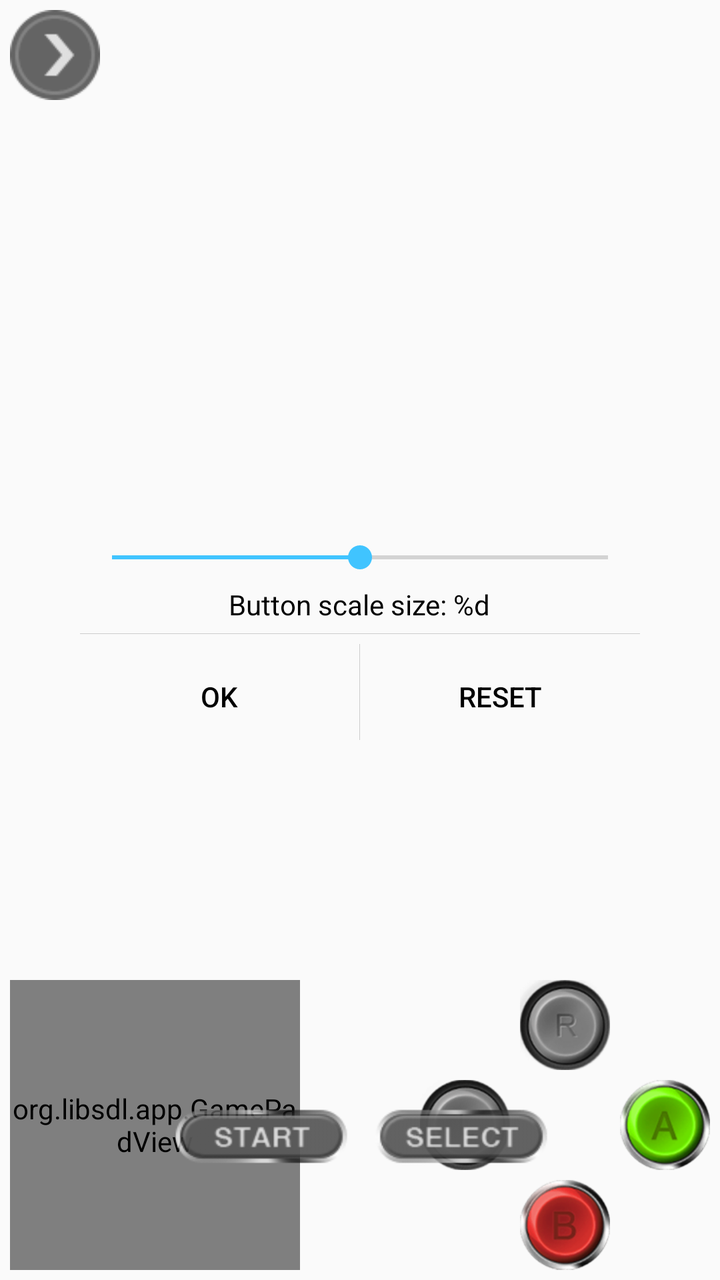
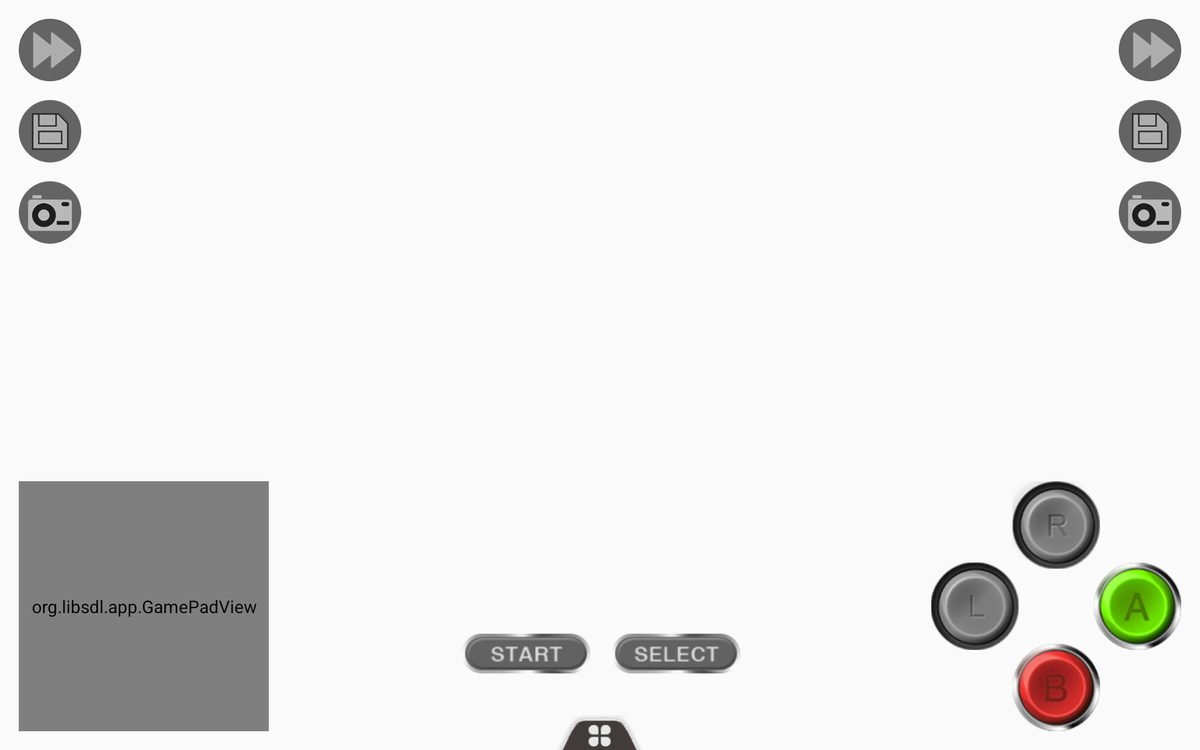

An Android layout and its configuration variant, each rendered on a device that would load it. The default file and the variant file are quoted in full after the pictures.
<!-- AndroidManifest.xml: application theme AppTheme -->
<!-- res/layout/gamepad_relative_layout.xml -->
<?xml version="1.0" encoding="utf-8"?>
<RelativeLayout xmlns:android="http://schemas.android.com/apk/res/android"
    android:layout_width="match_parent"
    android:layout_height="match_parent"
    android:keepScreenOn="true">
    <LinearLayout
        android:layout_marginLeft="5dp"
        android:layout_marginTop="5dp"
        android:layout_width="wrap_content"
        android:layout_height="wrap_content"
        android:orientation="vertical">
        <ToggleButton
            android:id="@+id/pad_layout_set_toggle_btn"
            android:layout_width="45dp"
            android:layout_height="45dp"
            android:background="@drawable/pad_layout_set_toggle_btn"
            android:checked="false"
            android:textOn=""
            android:textOff=""/>
        <LinearLayout
            android:id="@+id/pad_layout_set_ui"
            android:layout_width="wrap_content"
            android:layout_height="wrap_content"
            android:orientation="horizontal"
            android:visibility="gone"
            android:background="@drawable/mdialog_bg">
            <ToggleButton
                android:id="@+id/gamepad_togbtn_speed"
                android:layout_marginLeft="5dp"
                android:layout_width="50dp"
                android:layout_height="50dp"
                android:background="@mipmap/speed_normal"
                android:checked="false"
                android:textOn="@null"
                android:textOff="@null"/>
            <Button
                android:id="@+id/gamepad_btn_save"
                android:layout_marginLeft="5dp"
                android:layout_width="50dp"
                android:layout_height="50dp"
                android:background="@mipmap/save_state"/>
            <Button
                android:id="@+id/gamepad_btn_screenshot"
                android:layout_marginLeft="5dp"
                android:layout_width="50dp"
                android:layout_height="50dp"
                android:background="@mipmap/screenshot_normal"/>
            <Button
                android:id="@+id/gamepad_btn_read"
                android:layout_marginLeft="5dp"
                android:layout_width="50dp"
                android:layout_height="50dp"
                android:background="@mipmap/load_state"/>
            <Button
                android:id="@+id/gamepad_btn_orien"
                android:layout_marginLeft="5dp"
                android:layout_width="50dp"
                android:layout_height="50dp"
                android:background="@mipmap/change_ori"/>
            <Button
                android:layout_marginLeft="5dp"
                android:id="@+id/gamepad_btn_menu"
                android:layout_width="50dp"
                android:layout_height="50dp"
                android:background="@mipmap/setting_game"
                />
        </LinearLayout>
    </LinearLayout>

    <org.libsdl.app.GamePadView
        android:layout_margin="5dp"
        android:layout_alignParentLeft="true"
        android:layout_centerVertical="true"
        android:layout_alignParentBottom="true"
        android:id="@+id/gamepad_view_joy"
        android:layout_width="@dimen/gamepad_size"
        android:layout_height="@dimen/gamepad_size"
        android:background="@color/grey"/>

    <RelativeLayout
        android:id="@+id/gamepad_relative_4btn"
        android:layout_alignParentRight="true"
        android:layout_alignParentBottom="true"
        android:layout_margin="5dp"
        android:layout_width="@dimen/gamepad4_size"
        android:layout_height="@dimen/gamepad4_size">
        <Button
            android:id="@+id/gamepad_btn_a"
            android:layout_width="@dimen/gamepad4_button_size"
            android:layout_height="@dimen/gamepad4_button_size"
            android:layout_centerVertical="true"
            android:layout_alignParentRight="true"
            android:background="@mipmap/emu_a"/>
        <Button
            android:id="@+id/gamepad_btn_b"
            android:layout_alignParentBottom="true"
            android:layout_centerHorizontal="true"
            android:layout_width="@dimen/gamepad4_button_size"
            android:layout_height="@dimen/gamepad4_button_size"
            android:background="@mipmap/emu_b"/>
        <Button
            android:id="@+id/gamepad_btn_l"
            android:layout_centerVertical="true"
            android:layout_alignParentLeft="true"
            android:layout_width="@dimen/gamepad4_button_size"
            android:layout_height="@dimen/gamepad4_button_size"
            android:background="@mipmap/emu_l"/>
        <Button
            android:id="@+id/gamepad_btn_r"
            android:layout_centerHorizontal="true"
            android:layout_width="@dimen/gamepad4_button_size"
            android:layout_height="@dimen/gamepad4_button_size"
            android:background="@mipmap/emu_r"/>
    </RelativeLayout>

    <include
        android:id="@+id/gamepad_relative_util_layout"
        layout="@layout/gamepad_relative_util_layout"
        android:layout_centerInParent="true"
        android:layout_width="300dp"
        android:layout_height="wrap_content"
        />
    <LinearLayout
        android:id="@+id/gamepad_relative_linear_startselect"
        android:layout_centerHorizontal="true"
        android:layout_width="wrap_content"
        android:orientation="horizontal"
        android:layout_alignParentBottom="true"
        android:layout_marginBottom="45dp"
        android:layout_marginTop="50dp"
        android:layout_height="wrap_content">
        <Button
            android:id="@+id/gamepad_btn_start"
            android:layout_width="100dp"
            android:layout_height="50dp"
            android:background="@mipmap/emu_start"/>
        <Button
            android:id="@+id/gamepad_btn_select"
            android:layout_width="100dp"
            android:layout_height="50dp"
            android:background="@mipmap/emu_select"/>
    </LinearLayout>
</RelativeLayout>
<!-- res/layout/gamepad_relative_util_layout.xml (included above) -->
<?xml version="1.0" encoding="utf-8"?>
<FrameLayout xmlns:android="http://schemas.android.com/apk/res/android"
    android:layout_width="match_parent"
    android:layout_height="wrap_content"
    android:background="@drawable/mdialog_bg">
    <LinearLayout
        android:layout_margin="10dp"
        android:id="@+id/game_relative_util_linear_buttonsize"
        android:orientation="vertical"
        android:layout_width="match_parent"
        android:layout_height="wrap_content">

        <SeekBar
            android:id="@+id/game_relative_util_linear_seeksize"
            android:layout_width="match_parent"
            android:layout_height="wrap_content"
            android:progress="500"
            android:max="1000"
            android:min="0" />
        <TextView
            android:id="@+id/game_relative_util_linear_textsize"
            android:layout_marginTop="5dp"
            android:layout_width="wrap_content"
            android:layout_height="wrap_content"
            android:textColor="@color/black"
            android:text="@string/btn_size"
            android:layout_gravity="center"/>
        <View
            android:layout_marginTop="5dp"
            android:layout_width="match_parent"
            android:layout_height="1px"
            android:background="@color/grey"/>
        <LinearLayout
            android:layout_width="match_parent"
            android:layout_height="wrap_content"
            android:orientation="horizontal">
            <Button
                android:layout_weight="1"
                android:id="@+id/game_relative_util_linear_btnok"
                android:layout_marginTop="5dp"
                android:layout_width="wrap_content"
                android:layout_height="wrap_content"
                android:layout_gravity="center"
                android:background="@color/trans"
                android:textColor="@color/black"
                android:text="@string/ok"/>
            <View
                android:layout_marginTop="5dp"
                android:layout_width="1px"
                android:layout_height="match_parent"
                android:background="@color/grey"/>
            <Button
                android:layout_weight="1"
                android:id="@+id/game_relative_util_linear_btnreset"
                android:layout_marginTop="5dp"
                android:layout_width="wrap_content"
                android:layout_height="wrap_content"
                android:layout_gravity="center"
                android:background="@color/trans"
                android:textColor="@color/black"
                android:text="@string/reset"/>

        </LinearLayout>

    </LinearLayout>
</FrameLayout>
<!-- resources referenced by this layout -->
<resources>
  <color name="black">#000</color>
  <color name="grey">#ccc</color>
  <color name="trans">#00FFFFFF</color>
  <!-- from res/values-sw240dp/ -->
  <dimen name="gamepad4_button_size">45dp</dimen>
  <!-- from res/values-sw320dp/ -->
  <dimen name="gamepad4_size">145dp</dimen>
  <!-- from res/values-sw320dp/ -->
  <dimen name="gamepad_size">145dp</dimen>
  <!-- drawable pad_layout_set_toggle_btn (drawable) -->
  <?xml version="1.0" encoding="utf-8"?>
  <selector xmlns:android="http://schemas.android.com/apk/res/android">
      <item android:drawable="@mipmap/more_setting_press" android:state_checked="true"></item>
      <item android:drawable="@mipmap/more_setting_normal" android:state_checked="false"></item>
  </selector>
  <!-- mipmap change_ori: png bitmap (mipmap-xhdpi, 23298 bytes) -->
  <!-- mipmap emu_a: png bitmap (mipmap-xhdpi, 5789 bytes) -->
  <!-- mipmap emu_b: png bitmap (mipmap-xhdpi, 5867 bytes) -->
  <!-- mipmap emu_l: png bitmap (mipmap-xhdpi, 6217 bytes) -->
  <!-- mipmap emu_r: png bitmap (mipmap-xhdpi, 6323 bytes) -->
  <!-- mipmap emu_select: png bitmap (mipmap-xhdpi, 2531 bytes) -->
  <!-- mipmap emu_start: png bitmap (mipmap-xhdpi, 2535 bytes) -->
  <!-- mipmap load_state: png bitmap (mipmap-xhdpi, 25671 bytes) -->
  <!-- mipmap save_state: png bitmap (mipmap-xhdpi, 9174 bytes) -->
  <!-- mipmap screenshot_normal: png bitmap (mipmap-xhdpi, 11165 bytes) -->
  <!-- mipmap setting_game: png bitmap (mipmap-xhdpi, 25018 bytes) -->
  <!-- mipmap speed_normal: png bitmap (mipmap-xhdpi, 12091 bytes) -->
  <string name="btn_size">Button scale size: %d</string>
  <string name="ok">Ok</string>
  <string name="reset">Reset</string>
  <style name="AppTheme" parent="@style/Theme.AppCompat.DayNight">
          <item name="coordinatorLayoutStyle">@style/Widget.Support.CoordinatorLayout</item>
          <item name="cardViewStyle">@style/CardView.Light</item>
          <item name="colorPrimary">@color/colorPrimary</item>
          <item name="colorPrimaryDark">@color/colorPrimaryDark</item>
          <item name="colorAccent">@color/colorAccent</item>
          <item name="android:windowIsTranslucent">false</item>
          <item name="android:windowDisablePreview">true</item>
      </style>
  <color name="colorPrimary">#0090FF</color>
  <color name="colorPrimaryDark">#0090FF</color>
  <color name="colorAccent">#40c4ff</color>
</resources>
<!-- res/layout-sw600dp-land/gamepad_relative_layout.xml (the repository's variant of the layout above) -->
<!-- drawn on a 7-inch tablet turned sideways -->
<?xml version="1.0" encoding="utf-8"?>
<RelativeLayout xmlns:android="http://schemas.android.com/apk/res/android"
    android:layout_width="match_parent"
    android:layout_height="match_parent"
    android:keepScreenOn="true">

    <LinearLayout
        android:layout_width="wrap_content"
        android:layout_height="wrap_content"
        android:orientation="vertical">
        <ToggleButton
            android:id="@+id/gamepad_togbtn_speed"
            android:layout_margin="15dp"
            android:layout_width="50dp"
            android:layout_height="50dp"
            android:background="@mipmap/speed_normal"
            android:checked="false"
            android:textOn="@null"
            android:textOff="@null"/>
        <Button
            android:id="@+id/gamepad_btn_save"
            android:layout_marginLeft="15dp"
            android:layout_width="50dp"
            android:layout_height="50dp"
            android:background="@mipmap/save_state"/>
        <Button
            android:id="@+id/gamepad_btn_screenshot"
            android:layout_marginTop="15dp"
            android:layout_marginLeft="15dp"
            android:layout_width="50dp"
            android:layout_height="50dp"
            android:background="@mipmap/screenshot_normal"/>
    </LinearLayout>
    <LinearLayout
        android:layout_alignParentRight="true"
        android:layout_width="wrap_content"
        android:layout_height="wrap_content"
        android:orientation="vertical">
        <ToggleButton
            android:id="@+id/gamepad_togbtn_rewind"
            android:layout_margin="15dp"
            android:layout_width="50dp"
            android:layout_height="50dp"
            android:background="@mipmap/speed_normal"
            android:checked="false"
            android:textOn="@null"
            android:textOff="@null"/>
        <Button
            android:id="@+id/gamepad_btn_read"
            android:layout_marginLeft="15dp"
            android:layout_width="50dp"
            android:layout_height="50dp"
            android:background="@mipmap/save_state"/>
        <Button
            android:id="@+id/gamepad_btn_orien"
            android:layout_marginTop="15dp"
            android:layout_marginLeft="15dp"
            android:layout_width="50dp"
            android:layout_height="50dp"
            android:background="@mipmap/screenshot_normal"/>
    </LinearLayout>
    <RelativeLayout
        android:layout_centerVertical="true"
        android:layout_alignParentBottom="true"
        android:layout_margin="15dp"
        android:layout_width="200dp"
        android:layout_height="200dp">
        <org.libsdl.app.GamePadView
            android:id="@+id/gamepad_view_joy"
            android:layout_width="match_parent"
            android:layout_height="match_parent"
            android:background="@mipmap/analog_0"/>

    </RelativeLayout>

    <LinearLayout
        android:layout_centerInParent="true"
        android:layout_width="wrap_content"
        android:orientation="horizontal"
        android:layout_alignParentBottom="true"
        android:layout_marginBottom="45dp"
        android:layout_height="wrap_content">
        <Button
            android:id="@+id/gamepad_btn_start"
            android:layout_width="120dp"
            android:layout_height="60dp"
            android:background="@mipmap/emu_start"/>
        <Button
            android:id="@+id/gamepad_btn_select"
            android:layout_width="120dp"
            android:layout_height="60dp"
            android:background="@mipmap/emu_select"/>
    </LinearLayout>
    <RelativeLayout
        android:layout_alignParentRight="true"
        android:layout_alignParentBottom="true"
        android:layout_margin="15dp"
        android:layout_width="200dp"
        android:layout_height="200dp">
        <Button
            android:id="@+id/gamepad_btn_a"
            android:layout_width="70dp"
            android:layout_height="70dp"
            android:layout_centerVertical="true"
            android:layout_alignParentRight="true"
            android:background="@mipmap/emu_a"/>
        <Button
            android:id="@+id/gamepad_btn_b"
            android:layout_alignParentBottom="true"
            android:layout_centerHorizontal="true"
            android:layout_width="70dp"
            android:layout_height="70dp"
            android:background="@mipmap/emu_b"/>
        <Button
            android:id="@+id/gamepad_btn_l"
            android:layout_centerVertical="true"
            android:layout_alignParentLeft="true"
            android:layout_width="70dp"
            android:layout_height="70dp"
            android:background="@mipmap/emu_l"/>
        <Button
            android:id="@+id/gamepad_btn_r"
            android:layout_centerHorizontal="true"
            android:layout_width="70dp"
            android:layout_height="70dp"
            android:background="@mipmap/emu_r"/>
    </RelativeLayout>
    <RelativeLayout
        android:layout_centerHorizontal="true"
        android:layout_alignParentBottom="true"
        android:layout_width="wrap_content"
        android:layout_height="wrap_content">
        <Button
            android:id="@+id/gamepad_btn_menu"
            android:layout_width="70dp"
            android:layout_height="35dp"
            android:background="@mipmap/game_menu_bg"
            />
    </RelativeLayout>

</RelativeLayout>
<!-- resources referenced by the variant -->
<!-- as a 7-inch tablet turned sideways resolves them -->
<resources>
  <!-- mipmap analog_0: png bitmap (mipmap-xhdpi, 45431 bytes) -->
  <!-- mipmap emu_a: png bitmap (mipmap-xhdpi, 5789 bytes) -->
  <!-- mipmap emu_b: png bitmap (mipmap-xhdpi, 5867 bytes) -->
  <!-- mipmap emu_l: png bitmap (mipmap-xhdpi, 6217 bytes) -->
  <!-- mipmap emu_r: png bitmap (mipmap-xhdpi, 6323 bytes) -->
  <!-- mipmap emu_select: png bitmap (mipmap-xhdpi, 2531 bytes) -->
  <!-- mipmap emu_start: png bitmap (mipmap-xhdpi, 2535 bytes) -->
  <!-- mipmap game_menu_bg: png bitmap (mipmap-xhdpi, 6557 bytes) -->
  <!-- mipmap save_state: png bitmap (mipmap-xhdpi, 9174 bytes) -->
  <!-- mipmap screenshot_normal: png bitmap (mipmap-xhdpi, 11165 bytes) -->
  <!-- mipmap speed_normal: png bitmap (mipmap-xhdpi, 12091 bytes) -->
  <style name="AppTheme" parent="@style/Theme.AppCompat.DayNight">
          <item name="coordinatorLayoutStyle">@style/Widget.Support.CoordinatorLayout</item>
          <item name="cardViewStyle">@style/CardView.Light</item>
          <item name="colorPrimary">@color/colorPrimary</item>
          <item name="colorPrimaryDark">@color/colorPrimaryDark</item>
          <item name="colorAccent">@color/colorAccent</item>
          <item name="android:windowIsTranslucent">false</item>
          <item name="android:windowDisablePreview">true</item>
      </style>
  <color name="colorPrimary">#0090FF</color>
  <color name="colorPrimaryDark">#0090FF</color>
  <color name="colorAccent">#40c4ff</color>
</resources>
